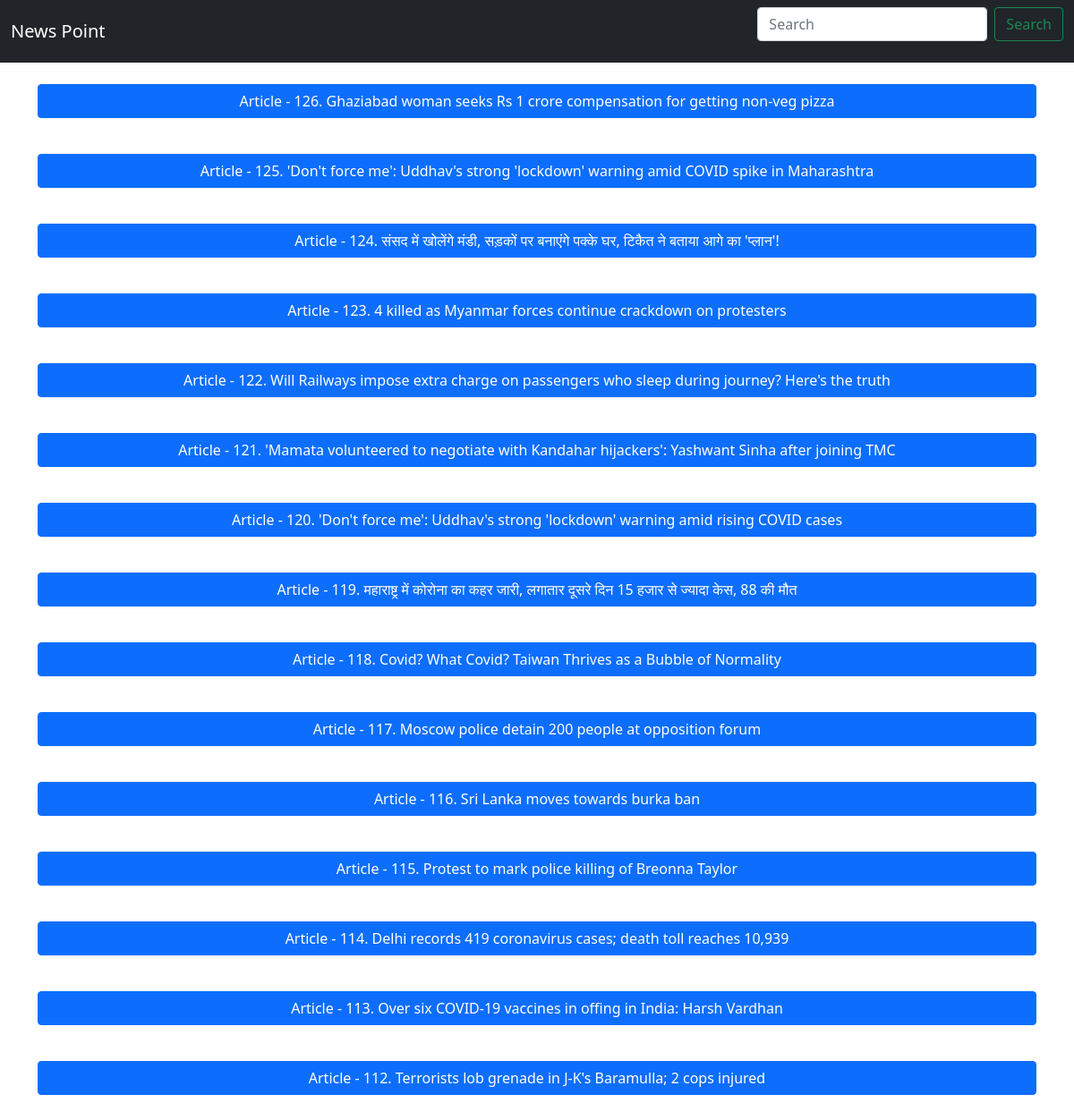
The page / on the database its author committed.
### main.py (models this page shows, shortened)
class Article(db.Model):
    id = db.Column(db.Integer, primary_key=True)
    headline = db.Column(db.String(200), nullable=False)
    image_url = db.Column(db.String(1000), nullable=False)
    content = db.Column(db.String(400), nullable=False)
    redirect_url = db.Column(db.String(400), nullable=False)
    data_from = db.Column(db.String(200), nullable=False)

### main.py (the view)
@app.route('/')
def index():
    content = Article.query.order_by(Article.id.desc()).limit(15).all()
    return render_template('index.html', content=content)

### templates/Index.html (shortened to what this page needs)
<html>
    <head>
        <link href="https://cdn.jsdelivr.net/npm/bootstrap@5.0.0-beta2/dist/css/bootstrap.min.css" rel="stylesheet">
    </head>
    <body>
        <nav class="navbar navbar-expand-lg navbar-dark bg-dark">
            <div class="container-fluid">
              <a class="navbar-brand" href="/">News Point</a>
              <form class="d-flex" method="get" action="/search">
                <input class="form-control me-2" type="search" placeholder="Search" aria-label="Search" name="search" id="search">
                <button class="btn btn-outline-success" type="submit">Search</button>
              </form>
              </div>
          </nav>
          <br/>
          <div class="container">
              <div class="row">
            {% if content is not none %}
            {% for i in content %}
            <div class="col-md-12">
                <p>
                    <button class="btn btn-primary" type="button" data-bs-toggle="collapse" data-bs-target="#collapseExample{{i.id}}" aria-expanded="false" aria-controls="collapseExample{{i.id}}" style="width:100%;">
                      Article - {{i.id}}. {{i.headline}}
                    </button>
                  </p>
                  <br/>
              </div>
            {% endfor %}
            {% else %}
            <div class="col" style="text-align: center;"><h1>No Articles Found</h1><a href="/" class="btn btn-link">Go to home</a></div>
            {% endif %}
        </div>
    </div>
    </body>
</html>

### rows shown on the page
Article: id "126", headline "Ghaziabad woman seeks Rs 1 crore compensation for getting non-veg pizza"
Article: id "125", headline "'Don't force me': Uddhav's strong 'lockdown' warning amid COVID spike in Maharashtra"
Article: id "124", headline "संसद में खोलेंगे मंडी, सड़कों पर बनाएंगे पक्के घर, टिकैत ने बताया आगे का 'प्लान'!"
Article: id "123", headline "4 killed as Myanmar forces continue crackdown on protesters"
Article: id "122", headline "Will Railways impose extra charge on passengers who sleep during journey? Here's the truth"
Article: id "121", headline "'Mamata volunteered to negotiate with Kandahar hijackers': Yashwant Sinha after joining TMC"
Article: id "120", headline "'Don't force me': Uddhav's strong 'lockdown' warning amid rising COVID cases"
Article: id "119", headline "महाराष्ट्र में कोरोना का कहर जारी, लगातार दूसरे दिन 15 हजार से ज्यादा केस, 88 की मौत"
Article: id "118", headline "Covid? What Covid? Taiwan Thrives as a Bubble of Normality"
Article: id "117", headline "Moscow police detain 200 people at opposition forum"
Article: id "116", headline "Sri Lanka moves towards burka ban"
Article: id "115", headline "Protest to mark police killing of Breonna Taylor"
Article: id "114", headline "Delhi records 419 coronavirus cases; death toll reaches 10,939"
Article: id "113", headline "Over six COVID-19 vaccines in offing in India: Harsh Vardhan"
Article: id "112", headline "Terrorists lob grenade in J-K's Baramulla; 2 cops injured"
